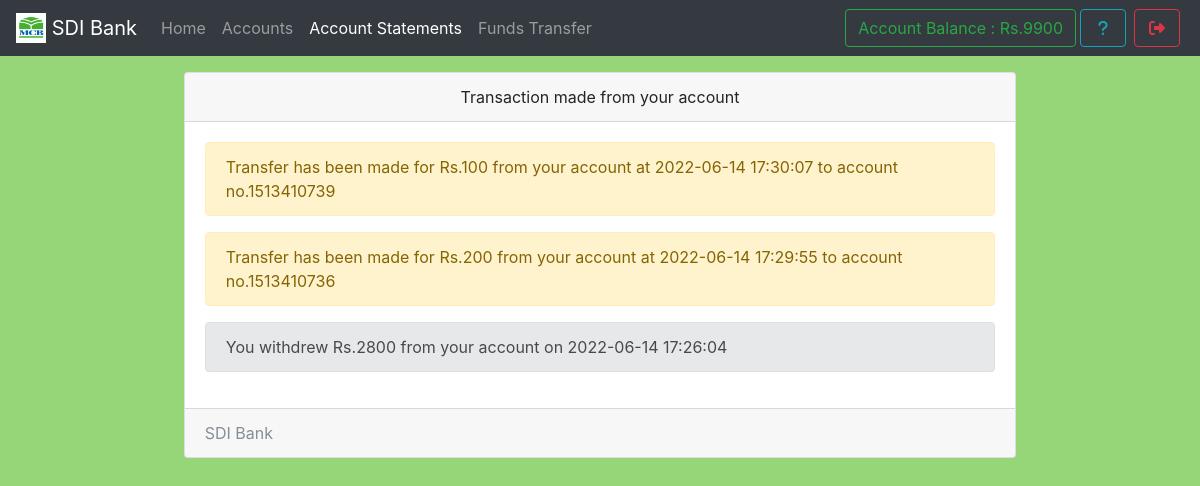
The page /statements.php (signed in) on the database its author committed.
### tables this page shows
CREATE TABLE `useraccounts` (
  `id` int(11) NOT NULL,
  `email` text NOT NULL,
  `password` text NOT NULL,
  `name` varchar(111) NOT NULL,
  `balance` varchar(111) NOT NULL,
  `cnic` varchar(111) NOT NULL,
  `number` varchar(111) NOT NULL,
  `city` varchar(111) NOT NULL,
  `address` varchar(111) NOT NULL,
  `source` varchar(111) NOT NULL,
  `accountNo` varchar(111) NOT NULL,
  `branch` varchar(111) NOT NULL,
  `accountType` varchar(111) NOT NULL,
  `date` timestamp NOT NULL DEFAULT current_timestamp()
);

CREATE TABLE `transaction` (
  `transactionId` int(11) NOT NULL,
  `action` varchar(111) NOT NULL,
  `credit` varchar(111) NOT NULL,
  `debit` varchar(111) NOT NULL,
  `other` varchar(111) NOT NULL,
  `userId` int(11) NOT NULL,
  `date` timestamp NOT NULL DEFAULT current_timestamp()
);

### assets/db.php (called while the page is built, shortened)
<?php
    $con = new mysqli('localhost:3306','root','','mybank');
    $ar = $con->query("select * from userAccounts,branch where id = '$_SESSION[userId]' AND userAccounts.branch = branch.branchId");
    $userData = $ar->fetch_assoc();
?>

### statements.php (the view, shortened to what this page needs)
<!DOCTYPE html>
<html>
<head>
  <?php require 'assets/autoloader.php'; ?>
  <?php require 'assets/db.php'; ?>
  <?php require 'assets/function.php'; ?>
</head>
<body style="background:#96D678;background-size: 100%">
<nav class="navbar navbar-expand-lg navbar-dark bg-dark fixed-top">
 <a class="navbar-brand" href="#">
    <img src="images/logo.png" width="30" height="30" class="d-inline-block align-top" alt="">
   <?php echo bankName; ?>
  </a>
  <div class="collapse navbar-collapse" id="navbarSupportedContent">
    <ul class="navbar-nav mr-auto">
      <li class="nav-item ">
        <a class="nav-link " href="index.php">Home </a>
      </li>
      <li class="nav-item ">  <a class="nav-link" href="accounts.php">Accounts</a></li>
      <li class="nav-item active">  <a class="nav-link" href="statements.php">Account Statements <span class="sr-only">(current)</span></a></li>
      <li class="nav-item ">  <a class="nav-link" href="transfer.php">Funds Transfer</a></li>
    </ul>
    <?php include 'sideButton.php'; ?>
  </div>
</nav><br><br><br>
<div class="container">
  <div class="card  w-75 mx-auto">
  <div class="card-header text-center">Transaction made from your account</div>
  <div class="card-body">
    <?php
      $array = $con->query("select * from transaction where userId = '$userData[id]' order by date desc");
      if ($array ->num_rows > 0)
      {
         while ($row = $array->fetch_assoc())
         {
            if ($row['action'] == 'withdraw')
            {
              echo "<div class='alert alert-secondary'>You withdrew Rs.$row[debit] from your account on $row[date]</div>";
            }
            if ($row['action'] == 'transfer')
            {
              echo "<div class='alert alert-warning'>Transfer has been made for Rs.$row[debit] from your account at $row[date] to account no.$row[other]</div>";
            }
         }
      }
    ?>
  </div>
  <div class="card-footer text-muted">
   <?php echo bankName ?>
  </div>
</div>
</div>
</body>
</html>

### sideButton.php
<form class="form-inline my-2 my-lg-0">
        <a href="" class="btn btn-outline-success" data-toggle="tooltip" title="Your current Account Balance">Account Balance : Rs.<?php echo $userData['balance']; ?></a>
        <a href="feedback.php" data-toggle="tooltip" title="Help?" class="btn btn-outline-info mx-1" ><i class="fa fa-question fa-fw"></i></a>
        <a href="logout.php" data-toggle="tooltip" title="Logout" class="btn btn-outline-danger mx-1" ><i class="fa fa-sign-out fa-fw"></i></a>
</form>

### rows shown on the page
useraccounts: balance "9900"
transaction: debit "100", date "2022-06-14 17:30:07", other "1513410739"
transaction: debit "200", date "2022-06-14 17:29:55", other "1513410736"
transaction: debit "2800", date "2022-06-14 17:26:04"

### other values the page prints
bankName "SDI Bank"
